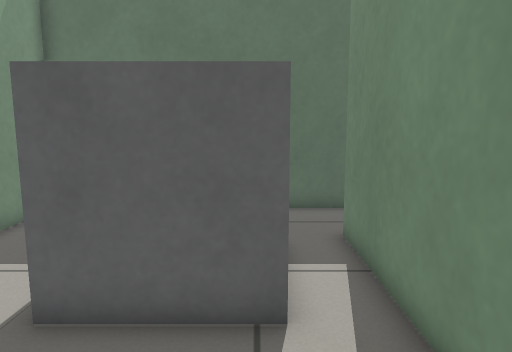
[1] (above)

20 first-person views from a walk through a world built for the Gazebo simulator. The camera is 0.78 m above the floor, tilts 8° down and sees 70° across. The floor is counted in squares, 0.25 m on a side. Each view is taken from the middle of a square. On the plan, view 1 faces up. The plan holds only what a view shows up to about 20 squares ahead; the rest is blank.

[2]
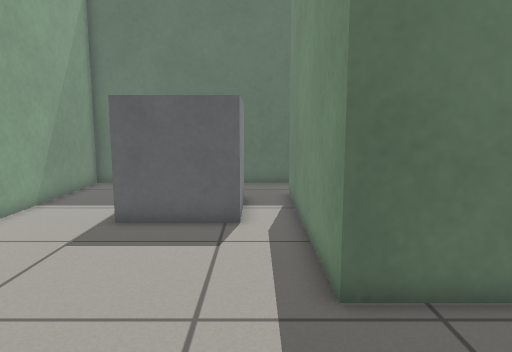

[3]
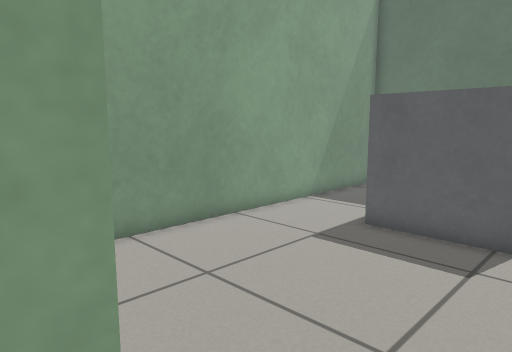

[4]
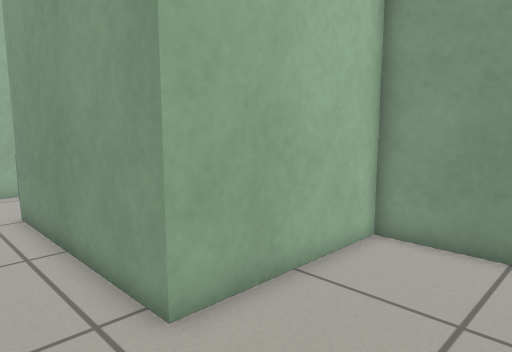

[5]
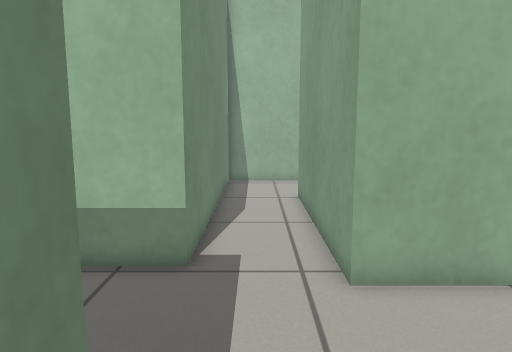

[6]
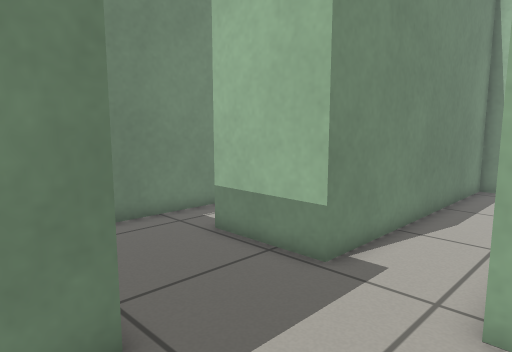

[7]
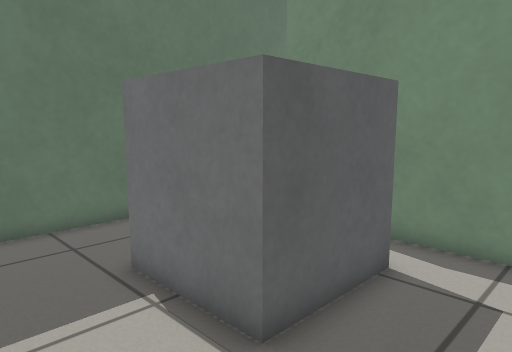

[8]
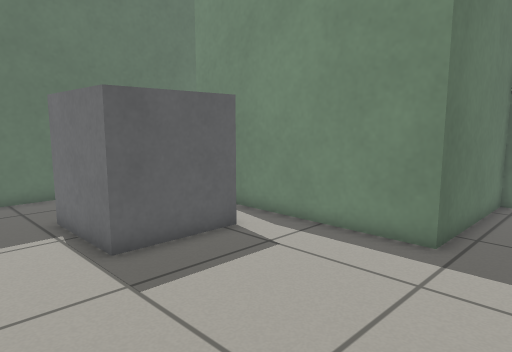

[9]
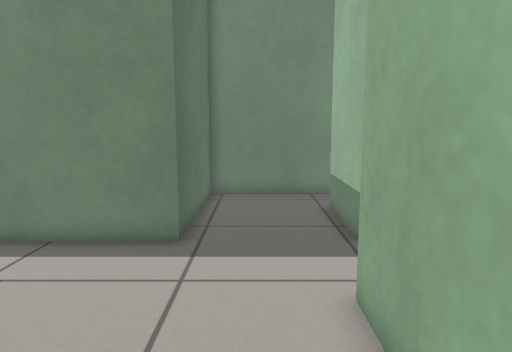

[10]
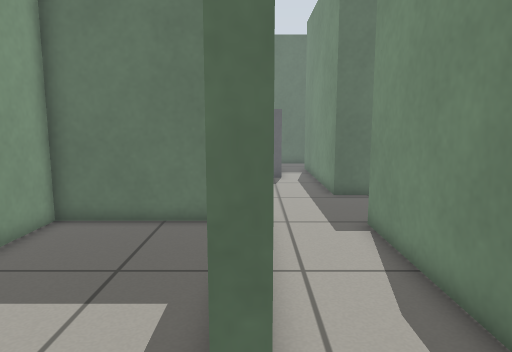

[11]
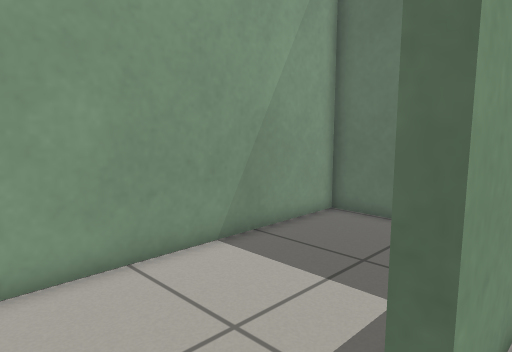

[12]
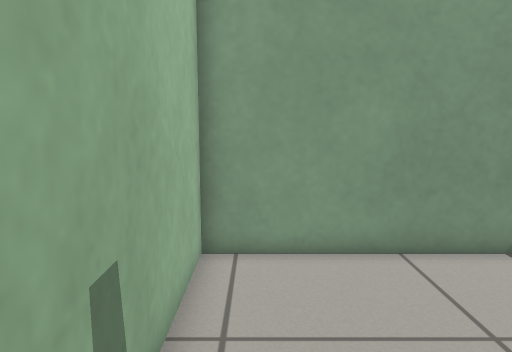

[13]
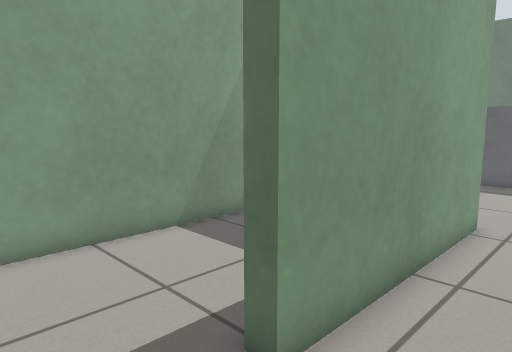

[14]
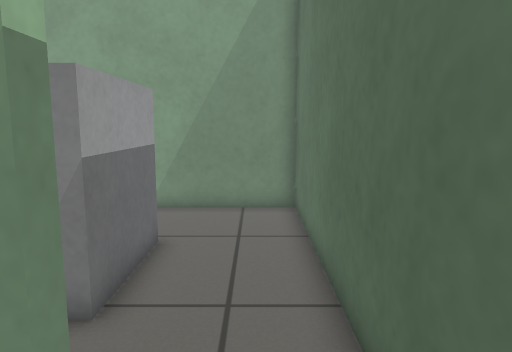

[15]
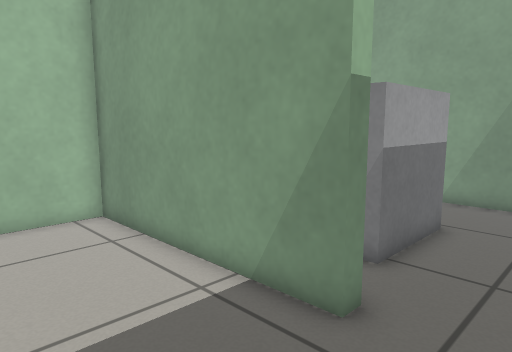

[16]
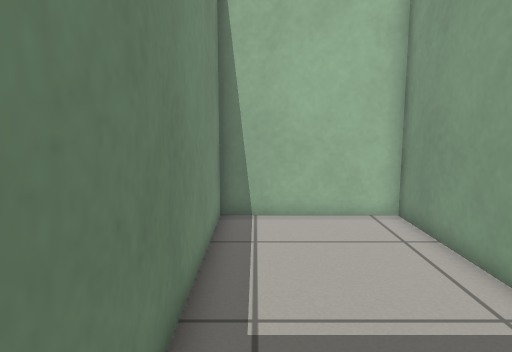

[17]
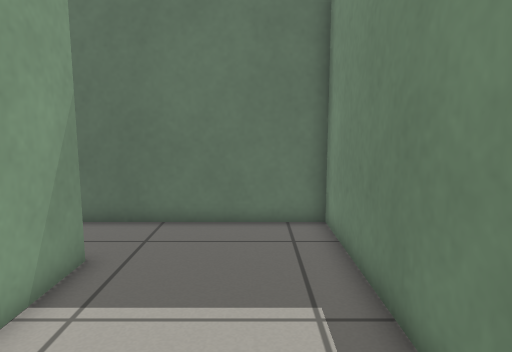

[18]
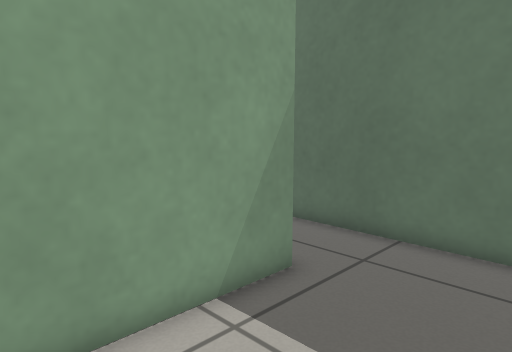

[19]
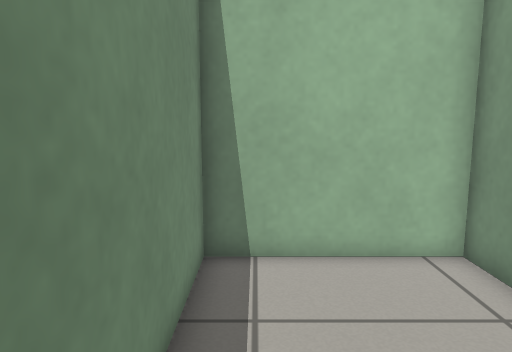

[20]
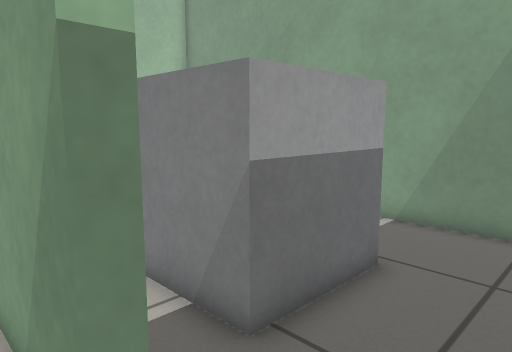

### Floor plan
Key: @ floor where view 1 was taken; # wall or solid block; . floor; B grey box.
Columns run from 8 left of view 1 to 9 right of it. Each row starts with its distance up from view 1.
 14 ##################
 13 #................#
 12 #................#
 11 #................#
 10 #..........#.....#
  9 #....BBBB..#.....#
  8 #....B  B..#.....#
  7 #....B  B..#.....#
  6 #....B  B..#.....#
  5 #....BBBB..#.....#
  4 #..........#.....#
  3 #..........#.....#
  2 #..........#.....#
  1 #..........#######
  0 #.......@..#######
 -1 #................#
 -2 #................#
 -3 #................#
 -4 ########.........#
 -5 #......#...####..#
 -6 #......#...#    .#
 -7 #......#...#     #
 -8 #......#...#
 -9 #......#...#
-10 #......#...#
-11 #......#...#
-12 #......#...#
-13 #..........#
-14 #..........#
-15 #..... ....#
-16 #....  ....#
-17 ############

Positions as (right, up) in squares from view 1, and headings:
1: (0, 0), facing up
2: (1, -6), facing up
3: (2, -5), facing up-left
4: (2, 1), facing down-left
5: (1, 3), facing down
6: (-2, 2), facing down-right
7: (-7, 2), facing up-right
8: (-7, -3), facing up-right
9: (-7, -2), facing right
10: (-1, -16), facing up
11: (0, -16), facing up-left
12: (1, -16), facing left
13: (2, -16), facing up-left
14: (6, 12), facing left
15: (8, 13), facing down-left
16: (8, 13), facing down
17: (7, 2), facing up
18: (8, 4), facing up-left
19: (8, 9), facing down
20: (4, 13), facing down-left
